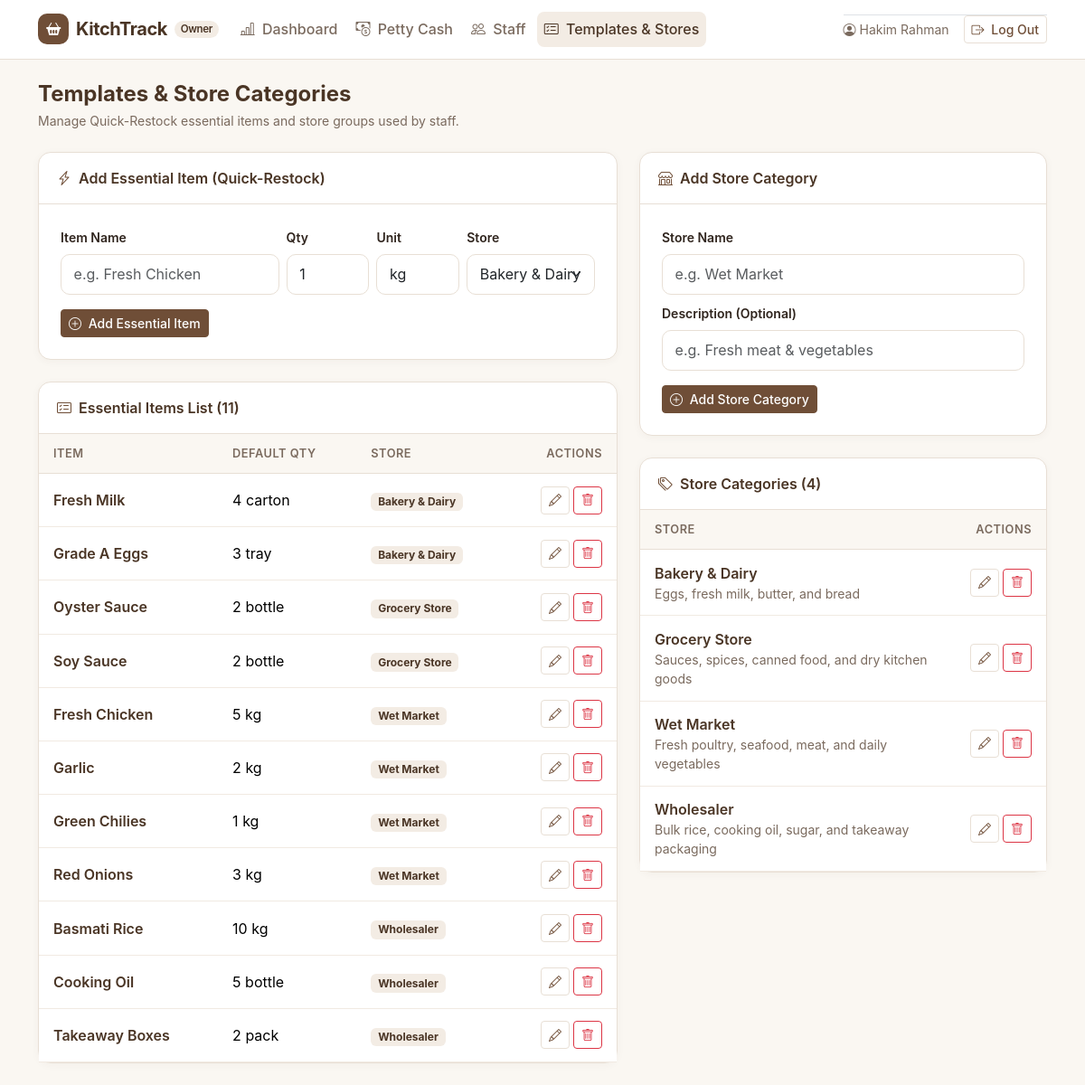
Screenshot of /owner/templates.php (signed in) with the database file from the repository.
### tables this page shows
CREATE TABLE `users` (
  `id` INT UNSIGNED NOT NULL AUTO_INCREMENT,
  `full_name` VARCHAR(100) NOT NULL,
  `username` VARCHAR(50) NOT NULL,
  `password_hash` VARCHAR(255) NOT NULL,
  `role` ENUM('owner', 'staff') NOT NULL DEFAULT 'staff',
  `status` ENUM('active', 'inactive') NOT NULL DEFAULT 'active',
  `created_at` TIMESTAMP NOT NULL DEFAULT CURRENT_TIMESTAMP,
  PRIMARY KEY (`id`),
  UNIQUE KEY `uq_users_username` (`username`)
);

CREATE TABLE `essential_items` (
  `id` INT UNSIGNED NOT NULL AUTO_INCREMENT,
  `item_name` VARCHAR(120) NOT NULL,
  `default_qty` DECIMAL(10,2) NOT NULL DEFAULT 1.00,
  `default_unit` VARCHAR(30) NOT NULL DEFAULT 'pcs',
  `category_id` INT UNSIGNED NOT NULL,
  `created_at` TIMESTAMP NOT NULL DEFAULT CURRENT_TIMESTAMP,
  PRIMARY KEY (`id`),
  KEY `idx_essential_category` (`category_id`),
  CONSTRAINT `fk_essential_category`
    FOREIGN KEY (`category_id`) REFERENCES `categories` (`id`)
    ON DELETE RESTRICT ON UPDATE CASCADE
);

CREATE TABLE `categories` (
  `id` INT UNSIGNED NOT NULL AUTO_INCREMENT,
  `name` VARCHAR(80) NOT NULL,
  `description` VARCHAR(200) DEFAULT NULL,
  `created_at` TIMESTAMP NOT NULL DEFAULT CURRENT_TIMESTAMP,
  PRIMARY KEY (`id`),
  UNIQUE KEY `uq_categories_name` (`name`)
);

### includes/auth.php (called while the page is built, shortened)
<?php
require_once __DIR__ . '/../config/db.php';
function base_path(): string
{
    $script = str_replace('\\', '/', $_SERVER['SCRIPT_NAME'] ?? '');
    if (str_contains($script, '/owner/') || str_contains($script, '/staff/')) {
        return '..';
    }
    return '.';
}
function e(?string $value): string
{
    return htmlspecialchars((string)$value, ENT_QUOTES, 'UTF-8');
}
function current_user(): ?array
{
    return $_SESSION['user'] ?? null;
}
function require_login(bool $is_api = false): void
{
    global $pdo;
    $stmt = $pdo->prepare('SELECT id, full_name, username, role, status FROM users WHERE id = ? LIMIT 1');
    $stmt->execute([$_SESSION['user']['id']]);
}
function require_role(string $expected_role, bool $is_api = false): void
{
    require_login($is_api);
}
function format_qty(float|int|string $qty): string
{
    $num = (float)$qty;
    if (floor($num) == $num) {
        return (string)(int)$num;
    }
    return rtrim(rtrim(number_format($num, 2, '.', ''), '0'), '.');
}

### owner/templates.php (the view, shortened to what this page needs)
<?php
require_once __DIR__ . '/../includes/auth.php';
require_role('owner');
$categories = $pdo->query('SELECT * FROM categories ORDER BY name ASC')->fetchAll();
$templates = $pdo->query("
    SELECT e.*, c.name AS category_name
    FROM essential_items e
    JOIN categories c ON c.id = e.category_id
    ORDER BY c.name ASC, e.item_name ASC
")->fetchAll();
$active_nav = 'templates';
require_once __DIR__ . '/../includes/header.php';
?>
<div class="mb-4">
    <h1 class="h4 fw-bold text-brown-dark mb-1">Templates &amp; Store Categories</h1>
    <p class="small text-muted-warm mb-0">Manage Quick-Restock essential items and store groups used by staff.</p>
</div>
<div class="row g-4">
    <div class="col-12 col-lg-7">
        <div class="kt-card mb-4">
            <div class="kt-card-header">
                <i class="bi bi-lightning-charge me-2 text-brown"></i>Add Essential Item (Quick-Restock)
            </div>
            <div class="p-3 p-md-4">
                <form method="post" action="templates.php" class="row g-2 align-items-end">
                    <div class="col-12 col-sm-5">
                        <label class="form-label small fw-semibold">Item Name</label>
                        <input type="text" name="item_name" class="form-control" placeholder="e.g. Fresh Chicken" required maxlength="120">
                    </div>
                    <div class="col-6 col-sm-2">
                        <label class="form-label small fw-semibold">Qty</label>
                        <input type="number" step="0.5" min="0.5" name="default_qty" class="form-control" value="1" required>
                    </div>
                    <div class="col-6 col-sm-2">
                        <label class="form-label small fw-semibold">Unit</label>
                        <input type="text" name="default_unit" class="form-control" placeholder="kg" value="kg" required maxlength="30">
                    </div>
                    <div class="col-12 col-sm-3">
                        <label class="form-label small fw-semibold">Store</label>
                        <select name="category_id" class="form-select" required>
                            <?php foreach ($categories as $cat): ?>
                                <option value="<?= (int)$cat['id'] ?>"><?= e($cat['name']) ?></option>
                            <?php endforeach; ?>
                        </select>
                    </div>
                    <div class="col-12 mt-3">
                        <button type="submit" class="btn btn-brown btn-sm">
                            <i class="bi bi-plus-circle me-1"></i> Add Essential Item
                        </button>
                    </div>
                </form>
            </div>
        </div>
        <div class="kt-card">
            <div class="kt-card-header">
                <i class="bi bi-card-checklist me-2 text-brown"></i>Essential Items List (<?= count($templates) ?>)
            </div>
            <div class="table-responsive">
                <table class="table kt-table mb-0">
                    <thead>
                        <tr>
                            <th>Item</th>
                            <th>Default Qty</th>
                            <th>Store</th>
                            <th class="text-end">Actions</th>
                        </tr>
                    </thead>
                    <tbody>
                        <?php if (empty($templates)): ?>
                            <tr><td colspan="4" class="text-center text-muted-warm py-4">No essential items yet.</td></tr>
                        <?php else: ?>
                            <?php foreach ($templates as $tpl): ?>
                                <tr>
                                    <td class="fw-semibold text-brown-dark"><?= e($tpl['item_name']) ?></td>
                                    <td><?= e(format_qty($tpl['default_qty'])) ?> <?= e($tpl['default_unit']) ?></td>
                                    <td><span class="badge badge-status-pending"><?= e($tpl['category_name']) ?></span></td>
                                    <td class="text-end">
                                        <div class="d-inline-flex gap-1">
                                            <button type="button"
                                                    class="btn btn-sm btn-outline-brown"
                                                    data-bs-toggle="modal"
                                                    data-bs-target="#editTemplateModal"
                                                    data-id="<?= (int)$tpl['id'] ?>"
                                                    data-name="<?= e($tpl['item_name']) ?>"
                                                    data-qty="<?= e(format_qty($tpl['default_qty'])) ?>"
                                                    data-unit="<?= e($tpl['default_unit']) ?>"
                                                    data-cat="<?= (int)$tpl['category_id'] ?>">
                                                <i class="bi bi-pencil"></i>
                                            </button>
                                            <form method="post" action="templates.php" class="d-inline"
                                                  onsubmit="return confirm('Delete essential item <?= e($tpl['item_name']) ?>?');">
                                                <button type="submit" class="btn btn-sm btn-outline-danger"><i class="bi bi-trash"></i></button>
                                            </form>
                                        </div>
                                    </td>
                                </tr>
                            <?php endforeach; ?>
                        <?php endif; ?>
                    </tbody>
                </table>
            </div>
        </div>
    </div>
    <div class="col-12 col-lg-5">
        <div class="kt-card mb-4">
            <div class="kt-card-header">
                <i class="bi bi-shop me-2 text-brown"></i>Add Store Category
            </div>
            <div class="p-3 p-md-4">
                <form method="post" action="templates.php">
                    <div class="mb-2">
                        <label class="form-label small fw-semibold">Store Name</label>
                        <input type="text" name="name" class="form-control" placeholder="e.g. Wet Market" required maxlength="80">
                    </div>
                    <div class="mb-3">
                        <label class="form-label small fw-semibold">Description (Optional)</label>
                        <input type="text" name="description" class="form-control" placeholder="e.g. Fresh meat & vegetables" maxlength="200">
                    </div>
                    <button type="submit" class="btn btn-brown btn-sm">
                        <i class="bi bi-plus-circle me-1"></i> Add Store Category
                    </button>
                </form>
            </div>
        </div>
        <div class="kt-card">
            <div class="kt-card-header">
                <i class="bi bi-tags me-2 text-brown"></i>Store Categories (<?= count($categories) ?>)
            </div>
            <div class="table-responsive">
                <table class="table kt-table mb-0">
                    <thead>
                        <tr>
                            <th>Store</th>
                            <th class="text-end">Actions</th>
                        </tr>
                    </thead>
                    <tbody>
                        <?php foreach ($categories as $cat): ?>
                            <tr>
                                <td>
                                    <div class="fw-semibold text-brown-dark"><?= e($cat['name']) ?></div>
                                    <?php if (!empty($cat['description'])): ?>
                                        <div class="small text-muted-warm"><?= e($cat['description']) ?></div>
                                    <?php endif; ?>
                                </td>
                                <td class="text-end">
                                    <div class="d-inline-flex gap-1">
                                        <button type="button"
                                                class="btn btn-sm btn-outline-brown"
                                                data-bs-toggle="modal"
                                                data-bs-target="#editCategoryModal"
                                                data-id="<?= (int)$cat['id'] ?>"
                                                data-name="<?= e($cat['name']) ?>"
                                                data-desc="<?= e($cat['description'] ?? '') ?>">
                                            <i class="bi bi-pencil"></i>
                                        </button>
                                        <form method="post" action="templates.php" class="d-inline"
                                              onsubmit="return confirm('Delete store category <?= e($cat['name']) ?>?');">
                                            <button type="submit" class="btn btn-sm btn-outline-danger"><i class="bi bi-trash"></i></button>
                                        </form>
                                    </div>
                                </td>
                            </tr>
                        <?php endforeach; ?>
                    </tbody>
                </table>
            </div>
        </div>
    </div>
</div>
<?php
require_once __DIR__ . '/../includes/footer.php';
?>

### includes/header.php (shortened to what this page needs)
<?php
$base = base_path();
$user = current_user();
$active_nav = $active_nav ?? '';
?>
<!DOCTYPE html>
<html lang="en">
<head>
    <link href="https://cdn.jsdelivr.net/npm/bootstrap@5.3.3/dist/css/bootstrap.min.css" rel="stylesheet">
    <link href="https://cdn.jsdelivr.net/npm/bootstrap-icons@1.11.3/font/bootstrap-icons.min.css" rel="stylesheet">
    <link href="<?= $base ?>/assets/css/style.css" rel="stylesheet">
</head>
<body class="<?= ($user && $user['role'] === 'staff') ? 'staff-layout' : 'owner-layout' ?>">
<?php if ($user): ?>
    <?php if ($user['role'] === 'owner'): ?>
        <nav class="navbar navbar-expand-lg kt-navbar sticky-top no-print">
            <div class="container">
                <a class="navbar-brand d-flex align-items-center gap-2" href="<?= $base ?>/owner/dashboard.php">
                    <span class="kt-brand-mark"><i class="bi bi-basket2-fill"></i></span>
                    <span>KitchTrack</span>
                    <span class="badge kt-role-badge">Owner</span>
                </a>
                <div class="collapse navbar-collapse" id="ownerNav">
                    <ul class="navbar-nav me-auto mb-2 mb-lg-0 gap-lg-1">
                        <li class="nav-item">
                            <a class="nav-link <?= $active_nav === 'dashboard' ? 'active' : '' ?>" href="<?= $base ?>/owner/dashboard.php">
                                <i class="bi bi-bar-chart-line me-1"></i> Dashboard
                            </a>
                        </li>
                        <li class="nav-item">
                            <a class="nav-link <?= $active_nav === 'petty_cash' ? 'active' : '' ?>" href="<?= $base ?>/owner/petty_cash.php">
                                <i class="bi bi-cash-coin me-1"></i> Petty Cash
                            </a>
                        </li>
                        <li class="nav-item">
                            <a class="nav-link <?= $active_nav === 'staff' ? 'active' : '' ?>" href="<?= $base ?>/owner/staff.php">
                                <i class="bi bi-people me-1"></i> Staff
                            </a>
                        </li>
                        <li class="nav-item">
                            <a class="nav-link <?= $active_nav === 'templates' ? 'active' : '' ?>" href="<?= $base ?>/owner/templates.php">
                                <i class="bi bi-card-checklist me-1"></i> Templates &amp; Stores
                            </a>
                        </li>
                    </ul>
                    <div class="d-flex align-items-center gap-3 pt-2 pt-lg-0 border-top border-lg-0">
                        <span class="small text-muted-warm">
                            <i class="bi bi-person-circle me-1"></i><?= e($user['full_name']) ?>
                        </span>
                        <a href="<?= $base ?>/logout.php" class="btn btn-sm btn-outline-brown">
                            <i class="bi bi-box-arrow-right me-1"></i> Log Out
                        </a>
                    </div>
                </div>
            </div>
        </nav>
    <?php endif; ?>
<?php endif; ?>
<main class="container py-3 py-md-4 kt-main">

### rows the page displays
users: full_name "Hakim Rahman"
essential_items: item_name "Fresh Milk", default_qty "4", default_unit "carton", category.name "Bakery & Dairy"
essential_items: item_name "Grade A Eggs", default_qty "3", default_unit "tray", category.name "Bakery & Dairy"
essential_items: item_name "Oyster Sauce", default_qty "2", default_unit "bottle", category.name "Grocery Store"
essential_items: item_name "Soy Sauce", default_qty "2", default_unit "bottle", category.name "Grocery Store"
essential_items: item_name "Fresh Chicken", default_qty "5", default_unit "kg", category.name "Wet Market"
essential_items: item_name "Garlic", default_qty "2", default_unit "kg", category.name "Wet Market"
essential_items: item_name "Green Chilies", default_qty "1", default_unit "kg", category.name "Wet Market"
essential_items: item_name "Red Onions", default_qty "3", default_unit "kg", category.name "Wet Market"
essential_items: item_name "Basmati Rice", default_qty "10", default_unit "kg", category.name "Wholesaler"
essential_items: item_name "Cooking Oil", default_qty "5", default_unit "bottle", category.name "Wholesaler"
essential_items: item_name "Takeaway Boxes", default_qty "2", default_unit "pack", category.name "Wholesaler"
categories: name "Bakery & Dairy", description "Eggs, fresh milk, butter, and bread"
categories: name "Grocery Store", description "Sauces, spices, canned food, and dry kitchen goods"
categories: name "Wet Market", description "Fresh poultry, seafood, meat, and daily vegetables"
categories: name "Wholesaler", description "Bulk rice, cooking oil, sugar, and takeaway packaging"

### other values shown
count($templates) "11"
count($categories) "4"
form field category_id "Bakery & Dairy"
